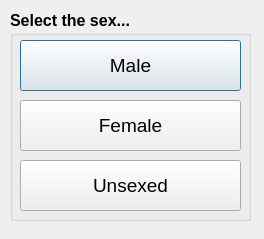
<ui version="4.0" >
 <class>sexselDlg</class>
 <widget class="QDialog" name="sexselDlg" >
  <property name="geometry" >
   <rect>
    <x>0</x>
    <y>0</y>
    <width>264</width>
    <height>239</height>
   </rect>
  </property>
  <property name="windowTitle" >
   <string>Sex Selection</string>
  </property>
  <widget class="QGroupBox" name="groupBox" >
   <property name="geometry" >
    <rect>
     <x>10</x>
     <y>30</y>
     <width>241</width>
     <height>191</height>
    </rect>
   </property>
   <property name="title" >
    <string/>
   </property>
   <widget class="QPushButton" name="maleBtn" >
    <property name="geometry" >
     <rect>
      <x>10</x>
      <y>10</y>
      <width>221</width>
      <height>51</height>
     </rect>
    </property>
    <property name="font" >
     <font>
      <pointsize>14</pointsize>
     </font>
    </property>
    <property name="text" >
     <string>Male</string>
    </property>
   </widget>
   <widget class="QPushButton" name="femaleBtn" >
    <property name="geometry" >
     <rect>
      <x>10</x>
      <y>70</y>
      <width>221</width>
      <height>51</height>
     </rect>
    </property>
    <property name="font" >
     <font>
      <pointsize>14</pointsize>
     </font>
    </property>
    <property name="text" >
     <string>Female</string>
    </property>
   </widget>
   <widget class="QPushButton" name="noneBtn" >
    <property name="geometry" >
     <rect>
      <x>10</x>
      <y>130</y>
      <width>221</width>
      <height>51</height>
     </rect>
    </property>
    <property name="font" >
     <font>
      <pointsize>14</pointsize>
     </font>
    </property>
    <property name="text" >
     <string>Unsexed</string>
    </property>
   </widget>
  </widget>
  <widget class="QLabel" name="label" >
   <property name="geometry" >
    <rect>
     <x>10</x>
     <y>10</y>
     <width>130</width>
     <height>20</height>
    </rect>
   </property>
   <property name="font" >
    <font>
     <pointsize>12</pointsize>
     <weight>75</weight>
     <bold>true</bold>
    </font>
   </property>
   <property name="text" >
    <string>Select the sex...</string>
   </property>
  </widget>
 </widget>
 <resources/>
 <connections/>
</ui>
